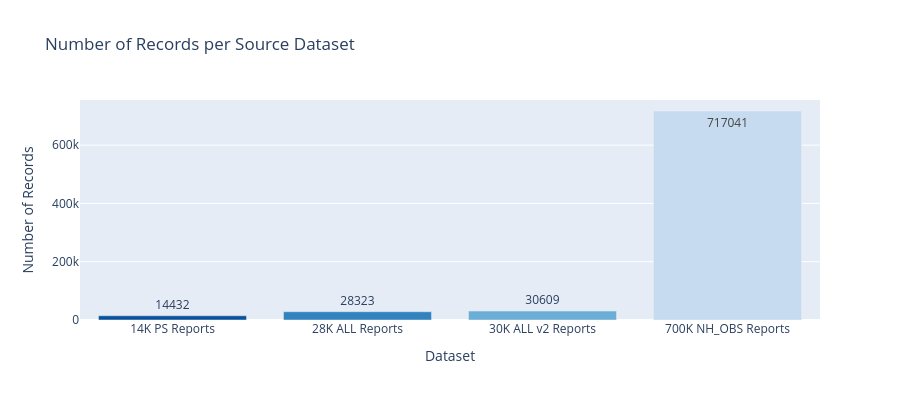

The notebook cell saved with this chart:
### Code cell
# =============================================================================
# EDA: Number of Records per Original Dataset
# =============================================================================

import plotly.graph_objects as go
import plotly.express as px

dataset_counts = {
    '14K PS Reports': RW_ACTUALS_PS.shape[0],
    '28K ALL Reports': RW_ACTUALS_ALL_28.shape[0],
    '30K ALL v2 Reports': RW_ACTUALS_ALL_30.shape[0],
    '700K NH_OBS Reports': RW_ACTUALS_NH_OBS.shape[0]
}

fig = go.Figure(data=[go.Bar(
    x=list(dataset_counts.keys()),
    y=list(dataset_counts.values()),
    text=list(dataset_counts.values()),
    textposition='auto',
    marker=dict(color=['#08519c', '#3182bd', '#6baed6', '#c6dbef'])
)])

fig.update_layout(
    title='Number of Records per Source Dataset',
    xaxis_title='Dataset',
    yaxis_title='Number of Records',
    height=400,
    showlegend=False,
    hovermode='x unified'
)

fig.show()

### Figure 1 — Plotly figure (JSON) as saved in the notebook; plotly's stock layout.template omitted (floating-point values rounded to 4 significant figures)
{"data": [{"marker": {"color": ["#08519c", "#3182bd", "#6baed6", "#c6dbef"]}, "text": ["14432", "28323", "30609", "717041"], "textposition": "auto", "type": "bar", "x": ["14K PS Reports", "28K ALL Reports", "30K ALL v2 Reports", "700K NH_OBS Reports"], "y": [14432, 28323, 30609, 717041]}], "layout": {"height": 400, "hovermode": "x unified", "showlegend": false, "title": {"text": "Number of Records per Source Dataset"}, "xaxis": {"title": {"text": "Dataset"}}, "yaxis": {"title": {"text": "Number of Records"}}}}
